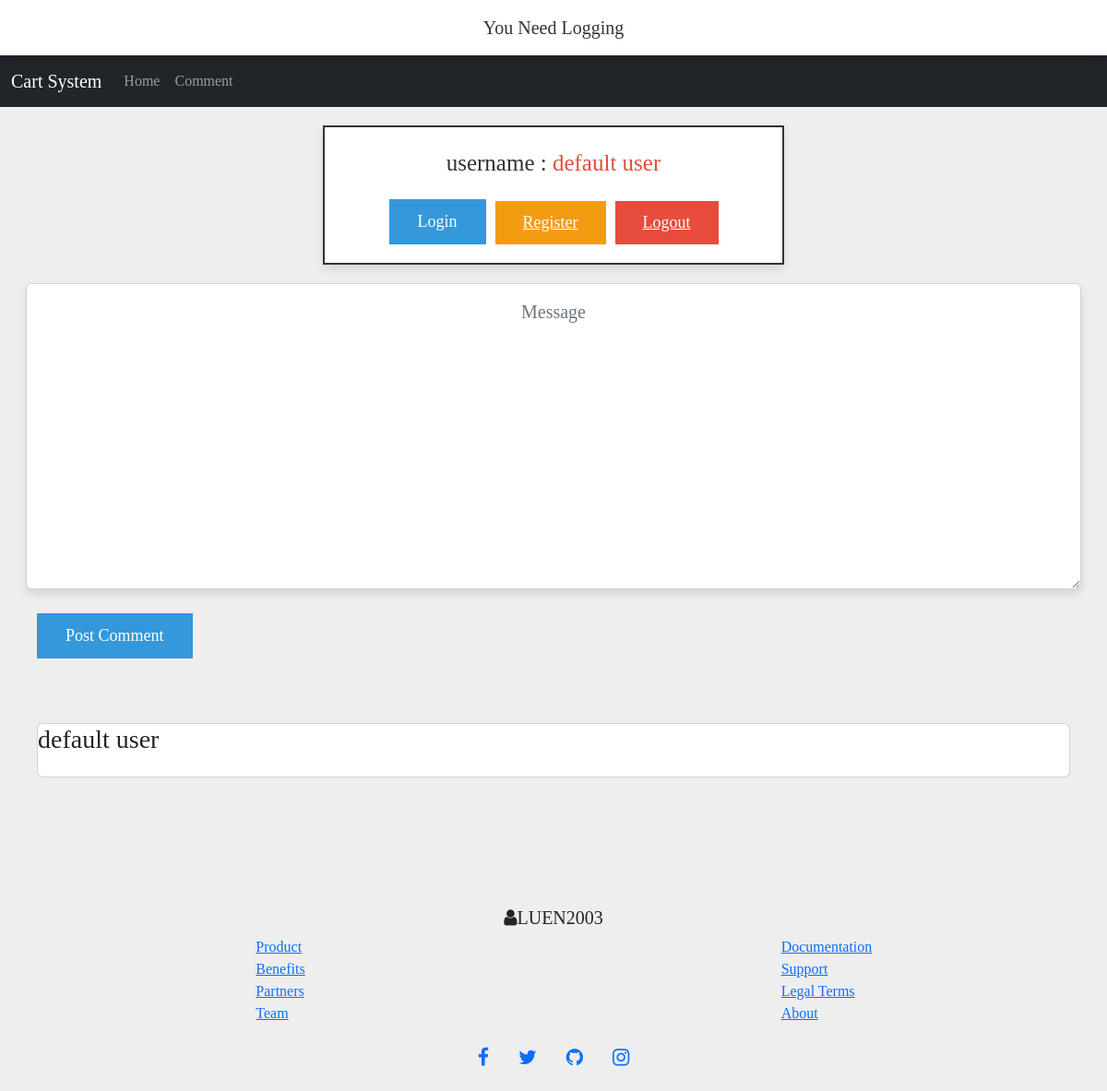
The app's page /comment.php (signed in), older data.
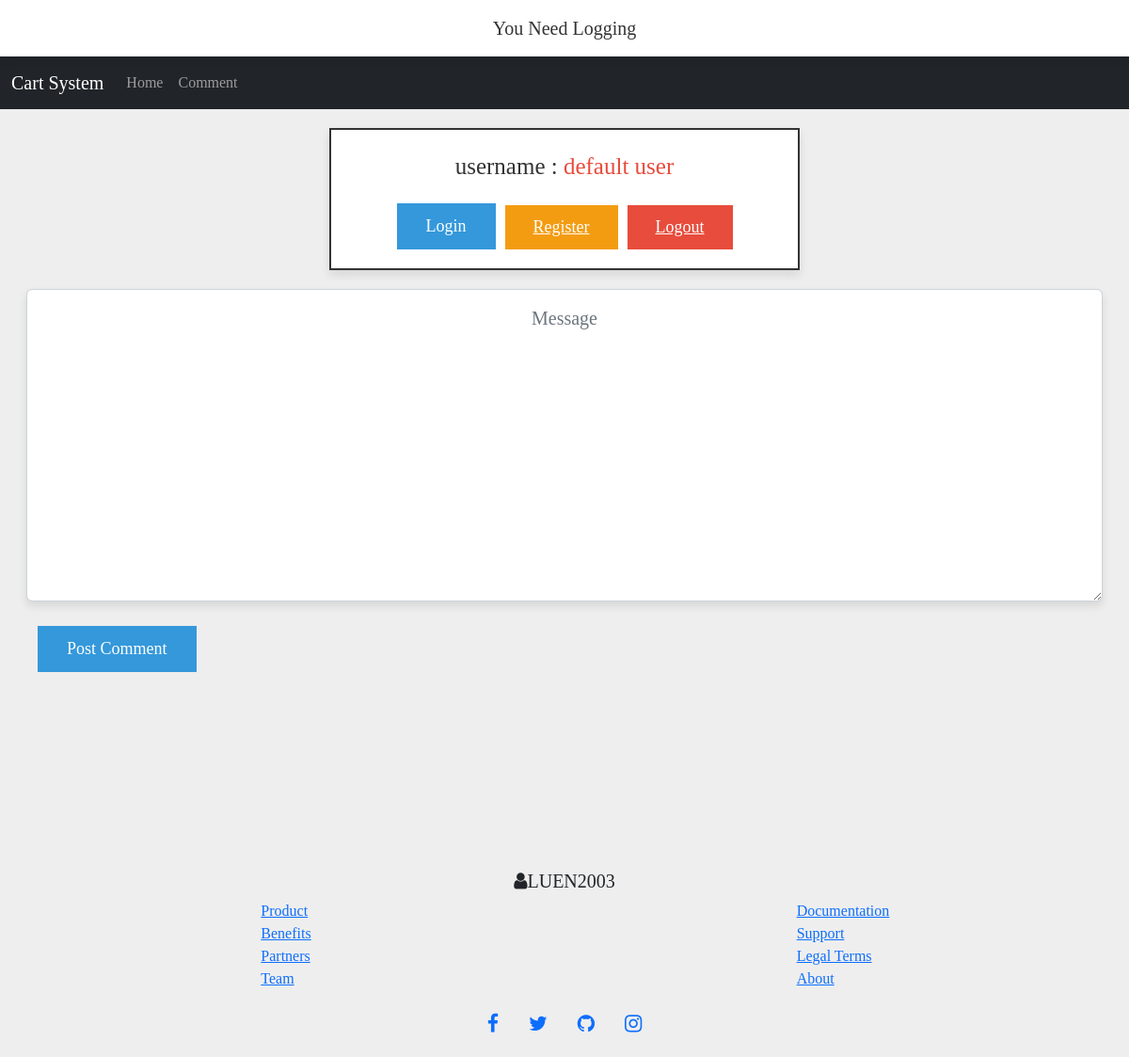
The same page, newer data.
### tables this page shows
CREATE TABLE `user_info` (
  `id` int(100) NOT NULL,
  `name` varchar(100) NOT NULL,
  `password` varchar(100) NOT NULL
);

CREATE TABLE `comment_db` (
  `id` int(11) NOT NULL,
  `name` varchar(255) NOT NULL,
  `message` mediumtext NOT NULL,
  `time` datetime NOT NULL DEFAULT current_timestamp()
);

### comment.php (the view, shortened to what this page needs)
<?php
include 'config.php';
$user_id = $_SESSION['user_id'];
if ($user_id == 1) {
   $message[] = 'You need logging';
}
?>
<!DOCTYPE html>
<html lang="en">
<head>
    <link href="https://cdn.jsdelivr.net/npm/bootstrap@5.2.3/dist/css/bootstrap.min.css" rel="stylesheet">
    <link rel="stylesheet" href="https://cdnjs.cloudflare.com/ajax/libs/font-awesome/4.7.0/css/font-awesome.min.css">
    <link rel="stylesheet" href="css/style.css">
</head>
<body>
<?php
    if (isset($message)){
        if (is_array($message) || is_object($message))
        {
         foreach ($message as $onMessage) {
         echo '<div class="message" onclick="this.remove();">' . $onMessage . '</div>';
         }
        }
    }
   ?>
    <nav class="navbar navbar-expand-sm navbar-dark bg-dark">
        <div class="container-fluid">
            <a class="navbar-brand" href="index.php">Cart System</a>
            <ul class="navbar-nav me-auto">
                <li class="nav-item">
                    <a class="nav-link" href="index.php">Home</a>
                </li>
                <li class="nav-item">
                    <a class="nav-link" href="comment.php">Comment</a>
                </li>
            </ul>
        </div>
    </nav>
    <div class="container">
        <div class="user-profile">
            <?php
            $select_user = mysqli_query($conn, "SELECT * FROM `user_info` WHERE id = '$user_id'") or die('query failed');
            if (mysqli_num_rows($select_user) > 0) {
                $fetch_user = mysqli_fetch_assoc($select_user);
            }
            ?>
            <p> username : <span>
                    <?php echo $fetch_user['name']; ?>
                </span> </p>
            <div class="flex">
                <a href="login.php" class="btn">login</a>
                <a href="register.php" class="option-btn">register</a>
                <a href="index.php?logout=<?php echo $user_id; ?>"
                    onclick="return confirm('are your sure you want to logout?');" class="delete-btn">logout</a>
            </div>
        </div>
        <div class="container mt-3">
            <form action="" method="post" class="form">
                <div class="row mb-3">
                    <textarea name="message" cols="30" rows="10" class="message form-control"
                        placeholder="Message"></textarea>
                    <br>
                </div>
                <button type="submit" class="btn" name="post_comment">Post Comment</button>
            </form>
        </div>
        <div class="container">
            <?php
            $sql = "SELECT * FROM `comment_db` ORDER BY time DESC";
            $result = $conn->query($sql);
            if ($result->num_rows > 0) {
                while ($row = $result->fetch_assoc()) {
                    ?>
                    <div class="card">
                        <h3>
                            <?php echo $row['name']; ?>
                        </h3>
                    </div>
                <?php }
            } ?>
        </div>
    </div>
    <footer class="footer">
        <div class="container">
            <div class="row">
                <div class="col-md-12">
                    <h5 class="d-flex align-items-center justify-content-center"><i class="fa fa-user"></i> LUEN2003</h5>
                    <div class="row ">
                        <div class="col-6 d-flex align-items-center justify-content-center">
                            <ul class="list-unstyled">
                                <li><a href="#">Product</a></li>
                                <li><a href="#">Benefits</a></li>
                                <li><a href="#">Partners</a></li>
                                <li><a href="#">Team</a></li>
                            </ul>
                        </div>
                        <div class="col-6 d-flex align-items-center justify-content-center">
                            <ul class="list-unstyled">
                                <li><a href="#">Documentation</a></li>
                                <li><a href="#">Support</a></li>
                                <li><a href="#">Legal Terms</a></li>
                                <li><a href="#">About</a></li>
                            </ul>
                        </div>
                    </div>
                    <ul class="nav d-flex align-items-center justify-content-center ">
                        <li class="nav-item"><a href="" class="nav-link "><i class="fa fa-facebook fa-lg"></i></a></li>
                        <li class="nav-item"><a href="" class="nav-link"><i class="fa fa-twitter fa-lg"></i></a></li>
                        <li class="nav-item"><a href="" class="nav-link"><i class="fa fa-github fa-lg"></i></a></li>
                        <li class="nav-item"><a href="" class="nav-link"><i class="fa fa-instagram fa-lg"></i></a></li>
                    </ul>
                    <br>
                </div>
            </div>
        </div>
    </footer>
</body>
</html>

### css/style.css (style rules this page uses)
:root { --blue:#3498db; --red:#e74c3c; --orange:#f39c12; --black:#333; --white:#fff; --light-bg:#eee; --box-shadow:0 5px 10px rgba(0,0,0,.1); --border:2px solid var(--black); }
* { font-family: "Times New Roman", sans-serif; margin:0; padding:0; box-sizing: border-box; outline: none; border: none; text-decoration: none; }
body { background-color: var(--light-bg); }
.message { position: sticky; top:0; left:0; right:0; padding:15px 10px; background-color: var(--white); text-align: center; z-index: 1000; box-shadow: var(--box-shadow); color:var(--black); font-size: 20px; text-transform: capitalize; cursor: pointer; }
.btn, .delete-btn, .option-btn { display: inline-block; padding:10px 30px; cursor: pointer; font-size: 18px; color:var(--white); border-radius: 0px; text-transform: capitalize; }
.btn { background-color: var(--blue); margin-top: 10px; }
.delete-btn { background-color: var(--red); }
.option-btn { background-color: var(--orange); }
.container { padding:0 20px; margin:0 auto; max-width: 1200px; padding-bottom: 70px; }
.container .user-profile { padding:20px; text-align: center; border:var(--border); background-color: var(--white); box-shadow: var(--box-shadow); margin:20px auto; max-width: 500px; }
.container .user-profile p { margin-bottom: 10px; font-size: 25px; color:var(--black); }
.container .user-profile p span { color:var(--red); }
.container .user-profile .flex { display: flex; justify-content: center; flex-wrap: wrap; gap:10px; align-items: flex-end; }

Row changes from the older to the newer data that the page shows:
removed comment_db: name "default user"
